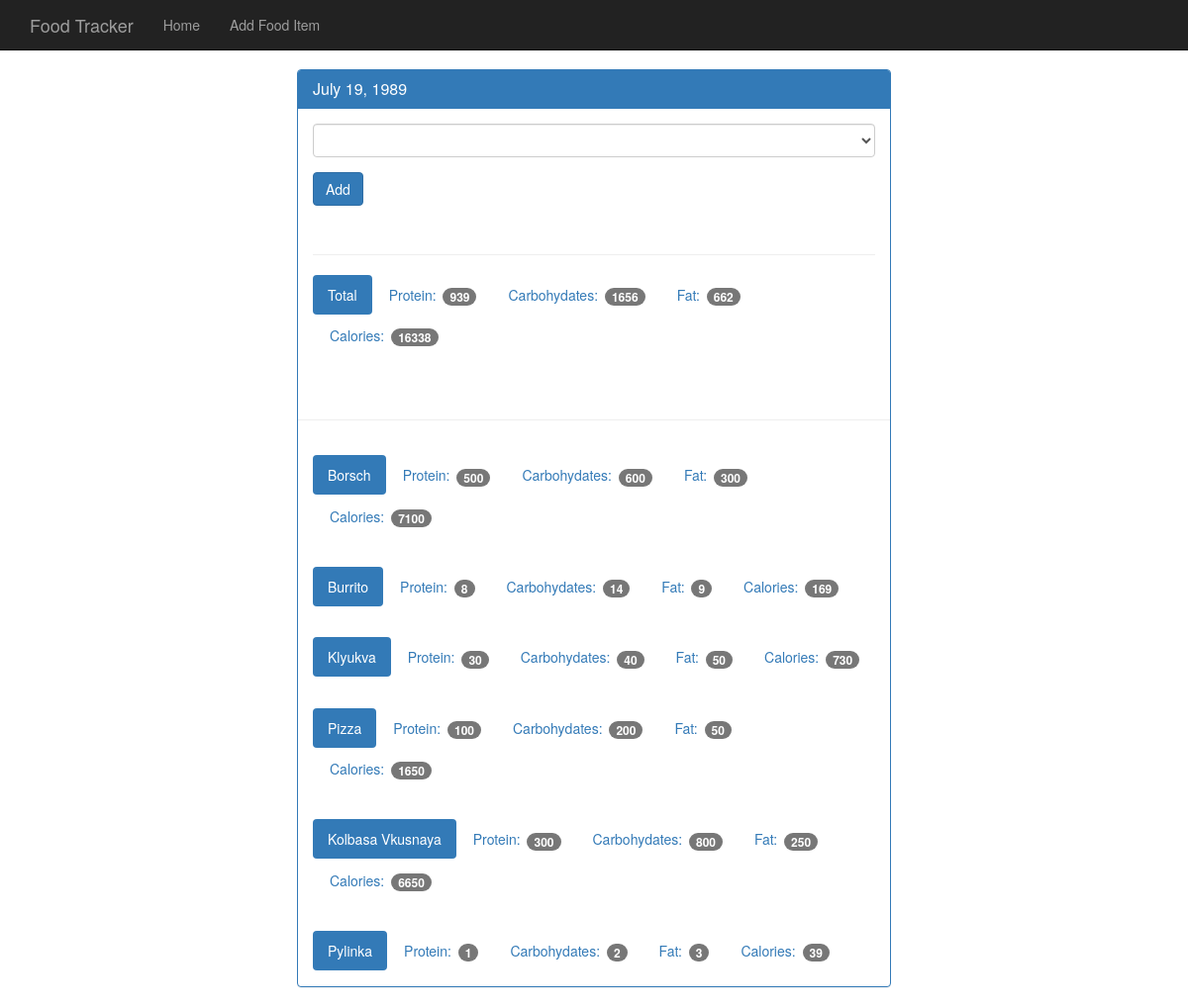
The app's page /view/19890719 with its own data.
### tables this page shows
CREATE TABLE food(
id integer primary key autoincrement,
name text not null,
protein integer not null,
carbohydrates integer not null,
fat integer not null,
calories integer not null
);

### food_tracker_app.py (the view)
@app.route('/view/<date>', methods=['GET', 'POST']) #date is going to be like 20170520
def view(date):
    db = get_db()
    cur = db.execute('select id, entry_date from log_date where entry_date = ?', [date])
    date_result = cur.fetchone()
    if request.method == 'POST':
        db.execute('insert into food_date (food_id, log_date_id) values (?,?)',
                   [request.form['food-select'], date_result['id']])
        db.commit()
    d = datetime.strptime(str(date_result['entry_date']), '%Y%m%d')
    pretty_date = datetime.strftime(d, '%B %d, %Y')
    food_cur = db.execute('select id, name from food order by name asc')
    food_results = food_cur.fetchall()
    log_cur = db.execute("""
    select
    food.name,
    food.protein,
    food.carbohydrates,
    food.fat,
    food.calories
    from
    log_date
    join
    food_date on
    food_date.log_date_id = log_date.id
    join food on
    food.id = food_date.food_id
    where log_date.entry_date = ?""", [date])
    log_results = log_cur.fetchall()
    totals = {}
    totals['protein'] = 0
    totals['carbohydrates'] = 0
    totals['fat'] = 0
    totals['calories'] = 0
    for food in log_results:
        totals['protein'] += food['protein']
        totals['carbohydrates'] += food['carbohydrates']
        totals['fat'] += food['fat']
        totals['calories'] += food['calories']
    return render_template('day.html',
                           entry_date=date_result['entry_date'],
                           pretty_date=pretty_date,
                           ood_results=food_results,
                           log_results=log_results,
                           totals=totals)

### database.py (called while the page is built)
def connect_db():
    sql = sqlite3.connect('/Users/viktorkertanov/Library/Mobile Documents/com~apple~CloudDocs/Личное/!LEARNING PYTHON/flask/food_tracker_app/food_tracker_db/foodtracker.db')
    sql.row_factory = sqlite3.Row
    return sql

def get_db():
    if not hasattr(g,'sqlite3_db'):
        g.sqlite_db = connect_db()
    return g.sqlite_db

### templates/day.html (shortened to what this page needs)
{% extends "base.html"%}
{% block body %}
  <body>
    <nav class="navbar navbar-inverse navbar-fixed-top">
      <div class="container">
        <div class="navbar-header">
          <a class="navbar-brand" href="{{ url_for('food') }}">Food Tracker</a>
        </div>
        <div id="navbar" class="navbar-collapse collapse">
          <ul class="nav navbar-nav">
            <li><a href="{{ url_for('index') }}">Home</a></li>
            <li><a href="{{ url_for('food') }}">Add Food Item</a></li>
          </ul>
        </div>
      </div>
    </nav>
    <div class="container theme-showcase col-sm-6 col-sm-offset-3" role="main">
      <div class="row">
        <div>
          <div class="panel panel-primary">
            <div class="panel-heading">
              <h3 class="panel-title">{{ pretty_date }}</h3>
            </div>
            <div class="panel-body">
              <form method="POST" action="{{ url_for('view', date=entry_date) }}">
                <div class="form-group">
                  <select class="form-control" name="food-select">
                  </select>
                </div>
                <button type="submit" class="btn btn-primary">Add</button>
              </form>
              <div class="page-header"></div>
              <ul class="nav nav-pills" role="tablist">
                <li class="active"><a>Total</a></li>
                <li><a>Protein: <span class="badge">{{ totals.protein }}</span></a></li>
                <li><a>Carbohydates: <span class="badge">{{ totals.carbohydrates }}</span></a></li>
                <li><a>Fat: <span class="badge">{{ totals.fat }}</span></a></li>
                <li><a>Calories: <span class="badge">{{ totals.calories }}</span></a></li>
              </ul>
            </div>
            <div class="page-header"></div>
            {% for food in log_results%}
            <div class="panel-body">
              <ul class="nav nav-pills" role="tablist">
                <li class="active"><a>{{ food.name }}</a></li>
                <li><a>Protein: <span class="badge">{{ food.protein }}</span></a></li>
                <li><a>Carbohydates: <span class="badge">{{ food.carbohydrates }}</span></a></li>
                <li><a>Fat: <span class="badge">{{ food.fat }}</span></a></li>
                <li><a>Calories: <span class="badge">{{ food.calories }}</span></a></li>
              </ul>
            </div>
            {% endfor %}
          </div>
        </div>
      </div>
    </div>
  </body>
{% endblock %}

### static/theme.css (style rules this page uses)
body { padding-top: 70px; padding-bottom: 30px; }

### records on screen
food: name "Borsch", protein "500", carbohydrates "600", fat "300", calories "7100"
food: name "Burrito", protein "8", carbohydrates "14", fat "9", calories "169"
food: name "Klyukva", protein "30", carbohydrates "40", fat "50", calories "730"
food: name "Pizza", protein "100", carbohydrates "200", fat "50", calories "1650"
food: name "Kolbasa Vkusnaya", protein "300", carbohydrates "800", fat "250", calories "6650"
food: name "Pylinka", protein "1", carbohydrates "2", fat "3", calories "39"

### other values on screen
{{ pretty_date }} "July 19, 1989"
{{ totals.protein }} "939"
{{ totals.carbohydrates }} "1656"
{{ totals.fat }} "662"
{{ totals.calories }} "16338"
